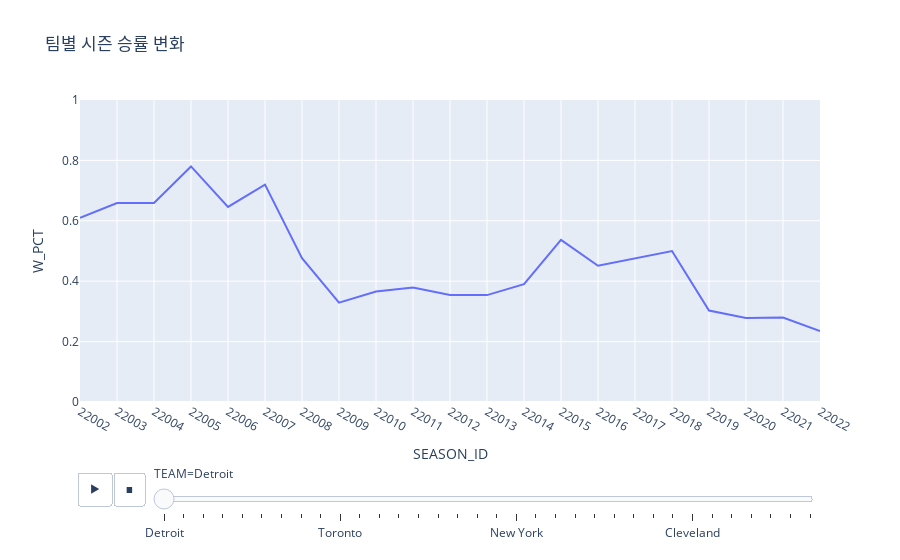

The notebook cell saved with this chart:
### Markdown cell above
## 팀별, 시즌별 승률 그래프 그리기

### Code cell
fig = px.line(
    team_ranking,
    x="SEASON_ID",
    y="W_PCT",
    animation_frame="TEAM",
    title="팀별 시즌 승률 변화",
    category_orders={"TEAM": sorted_teams},
)

fig.update_yaxes(range=(0, 1))
fig.update_traces(connectgaps=False)
fig.show()

### Figure 1 — Plotly figure (JSON) as saved in the notebook; plotly's stock layout.template omitted (floating-point values rounded to 4 significant figures)
{"data": [{"connectgaps": false, "hovertemplate": "TEAM=Detroit<br>SEASON_ID=%{x}<br>W_PCT=%{y}<extra></extra>", "legendgroup": "", "line": {"color": "#636efa", "dash": "solid"}, "marker": {"symbol": "circle"}, "mode": "lines", "name": "", "orientation": "v", "showlegend": false, "type": "scatter", "x": ["22002", "22003", "22004", "22005", "22006", "22007", "22008", "22009", "22010", "22011", "22012", "22013", "22014", "22015", "22016", "22017", "22018", "22019", "22020", "22021", "22022"], "xaxis": "x", "y": [0.61, 0.659, 0.659, 0.78, 0.646, 0.72, 0.476, 0.329, 0.366, 0.379, 0.354, 0.354, 0.39, 0.537, 0.451, 0.476, 0.5, 0.303, 0.278, 0.28, 0.235], "yaxis": "y"}], "layout": {"legend": {"tracegroupgap": 0}, "sliders": [{"active": 0, "currentvalue": {"prefix": "TEAM="}, "len": 0.9, "pad": {"b": 10, "t": 60}, "steps": [{"args": [["Detroit"], {"frame": {"duration": 0, "redraw": false}, "fromcurrent": true, "mode": "immediate", "transition": {"duration": 0, "easing": "linear"}}], "label": "Detroit", "method": "animate"}, {"args": [["Charlotte"], {"frame": {"duration": 0, "redraw": false}, "fromcurrent": true, "mode": "immediate", "transition": {"duration": 0, "easing": "linear"}}], "label": "Charlotte", "method": "animate"}, {"args": [["Houston"], {"frame": {"duration": 0, "redraw": false}, "fromcurrent": true, "mode": "immediate", "transition": {"duration": 0, "easing": "linear"}}], "label": "Houston", "method": "animate"}, {"args": [["San Antonio"], {"frame": {"duration": 0, "redraw": false}, "fromcurrent": true, "mode": "immediate", "transition": {"duration": 0, "easing": "linear"}}], "label": "San Antonio", "method": "animate"}, {"args": [["Orlando"], {"frame": {"duration": 0, "redraw": false}, "fromcurrent": true, "mode": "immediate", "transition": {"duration": 0, "easing": "linear"}}], "label": "Orlando", "method": "animate"}, {"args": [["Washington"], {"frame": {"duration": 0, "redraw": false}, "fromcurrent": true, "mode": "immediate", "transition": {"duration": 0, "easing": "linear"}}], "label": "Washington", "method": "animate"}, {"args": [["L.A. Lakers"], {"frame": {"duration": 0, "redraw": false}, "fromcurrent": true, "mode": "immediate", "transition": {"duration": 0, "easing": "linear"}}], "label": "L.A. Lakers", "method": "animate"}, {"args": [["Chicago"], {"frame": {"duration": 0, "redraw": false}, "fromcurrent": true, "mode": "immediate", "transition": {"duration": 0, "easing": "linear"}}], "label": "Chicago", "method": "animate"}, {"args": [["Oklahoma City"], {"frame": {"duration": 0, "redraw": false}, "fromcurrent": true, "mode": "immediate", "transition": {"duration": 0, "easing": "linear"}}], "label": "Oklahoma City", "method": "animate"}, {"args": [["Toronto"], {"frame": {"duration": 0, "redraw": false}, "fromcurrent": true, "mode": "immediate", "transition": {"duration": 0, "easing": "linear"}}], "label": "Toronto", "method": "animate"}, {"args": [["Golden State"], {"frame": {"duration": 0, "redraw": false}, "fromcurrent": true, "mode": "immediate", "transition": {"duration": 0, "easing": "linear"}}], "label": "Golden State", "method": "animate"}, {"args": [["Dallas"], {"frame": {"duration": 0, "redraw": false}, "fromcurrent": true, "mode": "immediate", "transition": {"duration": 0, "easing": "linear"}}], "label": "Dallas", "method": "animate"}, {"args": [["Minnesota"], {"frame": {"duration": 0, "redraw": false}, "fromcurrent": true, "mode": "immediate", "transition": {"duration": 0, "easing": "linear"}}], "label": "Minnesota", "method": "animate"}, {"args": [["Atlanta"], {"frame": {"duration": 0, "redraw": false}, "fromcurrent": true, "mode": "immediate", "transition": {"duration": 0, "easing": "linear"}}], "label": "Atlanta", "method": "animate"}, {"args": [["Indiana"], {"frame": {"duration": 0, "redraw": false}, "fromcurrent": true, "mode": "immediate", "transition": {"duration": 0, "easing": "linear"}}], "label": "Indiana", "method": "animate"}, {"args": [["Miami"], {"frame": {"duration": 0, "redraw": false}, "fromcurrent": true, "mode": "immediate", "transition": {"duration": 0, "easing": "linear"}}], "label": "Miami", "method": "animate"}, {"args": [["Portland"], {"frame": {"duration": 0, "redraw": false}, "fromcurrent": true, "mode": "immediate", "transition": {"duration": 0, "easing": "linear"}}], "label": "Portland", "method": "animate"}, {"args": [["Utah"], {"frame": {"duration": 0, "redraw": false}, "fromcurrent": true, "mode": "immediate", "transition": {"duration": 0, "easing": "linear"}}], "label": "Utah", "method": "animate"}, {"args": [["New York"], {"frame": {"duration": 0, "redraw": false}, "fromcurrent": true, "mode": "immediate", "transition": {"duration": 0, "easing": "linear"}}], "label": "New York", "method": "animate"}, {"args": [["Sacramento"], {"frame": {"duration": 0, "redraw": false}, "fromcurrent": true, "mode": "immediate", "transition": {"duration": 0, "easing": "linear"}}], "label": "Sacramento", "method": "animate"}, {"args": [["LA Clippers"], {"frame": {"duration": 0, "redraw": false}, "fromcurrent": true, "mode": "immediate", "transition": {"duration": 0, "easing": "linear"}}], "label": "LA Clippers", "method": "animate"}, {"args": [["Phoenix"], {"frame": {"duration": 0, "redraw": false}, "fromcurrent": true, "mode": "immediate", "transition": {"duration": 0, "easing": "linear"}}], "label": "Phoenix", "method": "animate"}, {"args": [["Philadelphia"], {"frame": {"duration": 0, "redraw": false}, "fromcurrent": true, "mode": "immediate", "transition": {"duration": 0, "easing": "linear"}}], "label": "Philadelphia", "method": "animate"}, {"args": [["New Orleans"], {"frame": {"duration": 0, "redraw": false}, "fromcurrent": true, "mode": "immediate", "transition": {"duration": 0, "easing": "linear"}}], "label": "New Orleans", "method": "animate"}, {"args": [["Brooklyn"], {"frame": {"duration": 0, "redraw": false}, "fromcurrent": true, "mode": "immediate", "transition": {"duration": 0, "easing": "linear"}}], "label": "Brooklyn", "method": "animate"}, {"args": [["Denver"], {"frame": {"duration": 0, "redraw": false}, "fromcurrent": true, "mode": "immediate", "transition": {"duration": 0, "easing": "linear"}}], "label": "Denver", "method": "animate"}, {"args": [["Memphis"], {"frame": {"duration": 0, "redraw": false}, "fromcurrent": true, "mode": "immediate", "transition": {"duration": 0, "easing": "linear"}}], "label": "Memphis", "method": "animate"}, {"args": [["Cleveland"], {"frame": {"duration": 0, "redraw": false}, "fromcurrent": true, "mode": "immediate", "transition": {"duration": 0, "easing": "linear"}}], "label": "Cleveland", "method": "animate"}, {"args": [["Boston"], {"frame": {"duration": 0, "redraw": false}, "fromcurrent": true, "mode": "immediate", "transition": {"duration": 0, "easing": "linear"}}], "label": "Boston", "method": "animate"}, {"args": [["Milwaukee"], {"frame": {"duration": 0, "redraw": false}, "fromcurrent": true, "mode": "immediate", "transition": {"duration": 0, "easing": "linear"}}], "label": "Milwaukee", "method": "animate"}, {"args": [["Seattle"], {"frame": {"duration": 0, "redraw": false}, "fromcurrent": true, "mode": "immediate", "transition": {"duration": 0, "easing": "linear"}}], "label": "Seattle", "method": "animate"}, {"args": [["L.A. Clippers"], {"frame": {"duration": 0, "redraw": false}, "fromcurrent": true, "mode": "immediate", "transition": {"duration": 0, "easing": "linear"}}], "label": "L.A. Clippers", "method": "animate"}, {"args": [["New Orleans/Oklahoma City"], {"frame": {"duration": 0, "redraw": false}, "fromcurrent": true, "mode": "immediate", "transition": {"duration": 0, "easing": "linear"}}], "label": "New Orleans/Oklahoma City", "method": "animate"}, {"args": [["New Jersey"], {"frame": {"duration": 0, "redraw": false}, "fromcurrent": true, "mode": "immediate", "transition": {"duration": 0, "easing": "linear"}}], "label": "New Jersey", "method": "animate"}], "x": 0.1, "xanchor": "left", "y": 0, "yanchor": "top"}], "title": {"text": "팀별 시즌 승률 변화"}, "updatemenus": [{"buttons": [{"args": [null, {"frame": {"duration": 500, "redraw": false}, "fromcurrent": true, "mode": "immediate", "transition": {"duration": 500, "easing": "linear"}}], "label": "&#9654;", "method": "animate"}, {"args": [[null], {"frame": {"duration": 0, "redraw": false}, "fromcurrent": true, "mode": "immediate", "transition": {"duration": 0, "easing": "linear"}}], "label": "&#9724;", "method": "animate"}], "direction": "left", "pad": {"r": 10, "t": 70}, "showactive": false, "type": "buttons", "x": 0.1, "xanchor": "right", "y": 0, "yanchor": "top"}], "xaxis": {"anchor": "y", "domain": [0, 1], "title": {"text": "SEASON_ID"}}, "yaxis": {"anchor": "x", "domain": [0, 1], "range": [0, 1], "title": {"text": "W_PCT"}}}}
